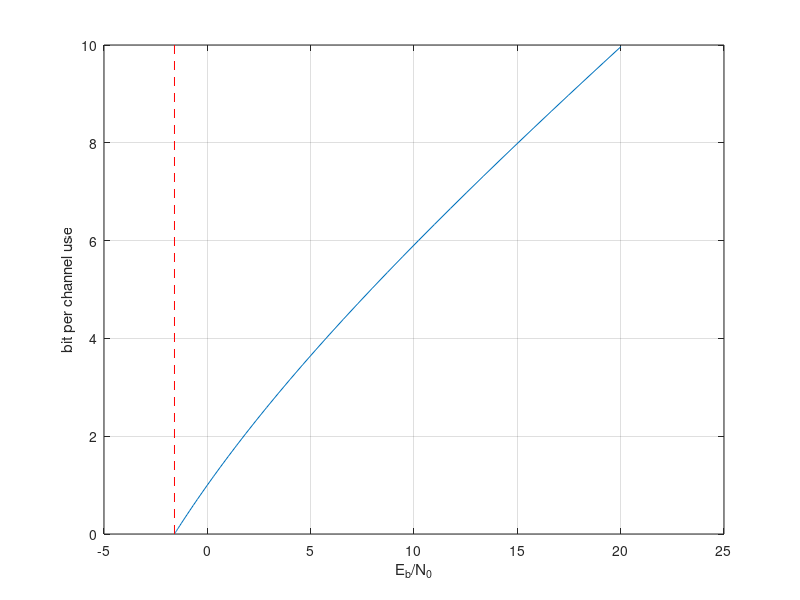

This chart was generated by the following MATLAB code:
%Capa vs Eb/N0 - linear sacle
EsN0dB=(-100:30);
EsN0=10.^(EsN0dB/10);
ShannonCapacity=log2(1+EsN0);

figure
plot(EsN0dB-10*log10(ShannonCapacity),log2(1+EsN0));
hold on 
plot([-1.59,-1.59+eps],[0, 10],'r--');

grid on

xlabel('E_b/N_0')
ylabel('bit per channel use')